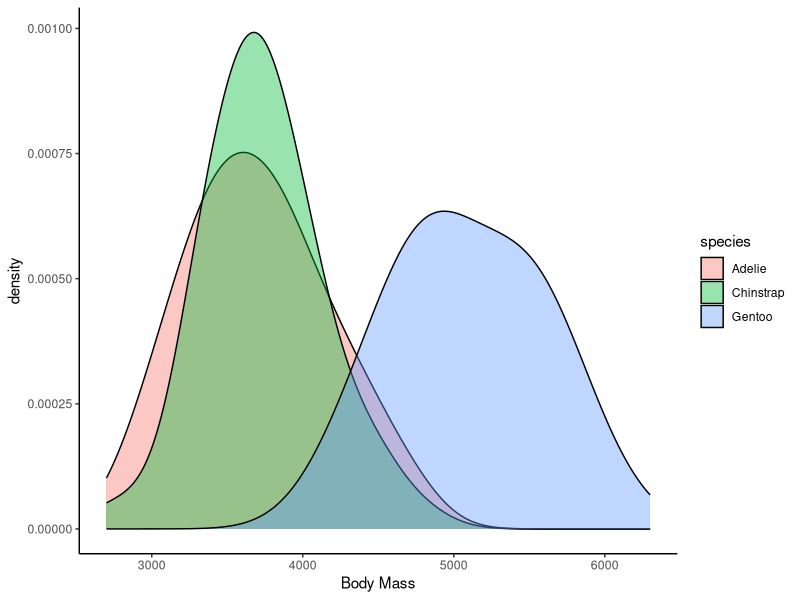
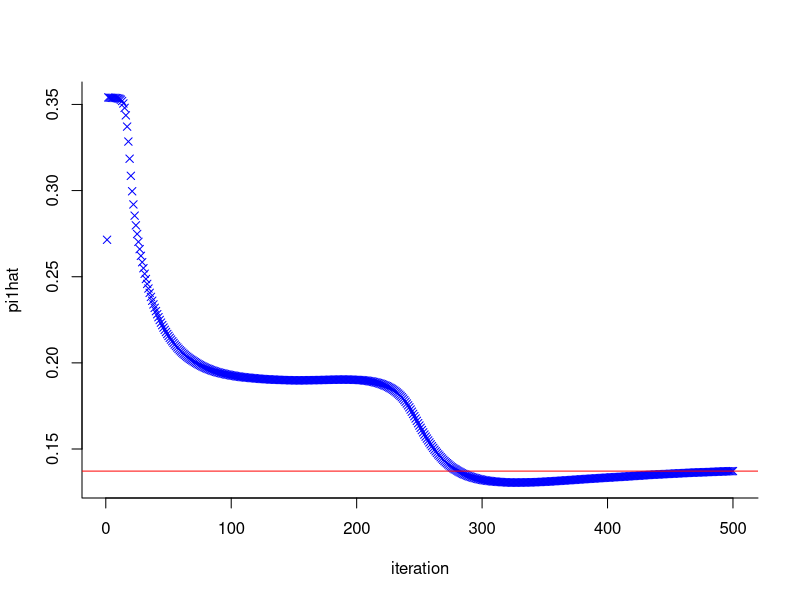
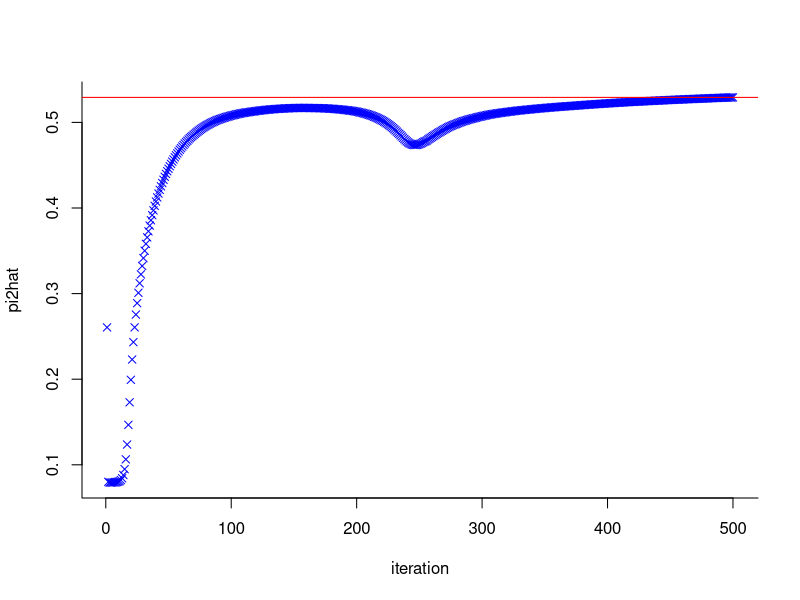
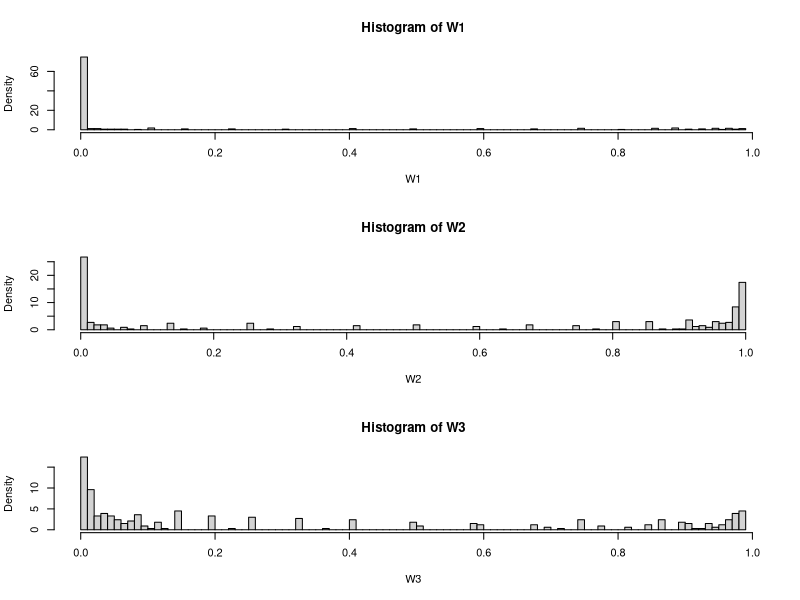

These charts were generated, in order, by the following R code:
## ---- chunk 1
knitr::opts_chunk$set(warning = FALSE, tidy.opts = list(width.cutoff = 55), tidy = TRUE)
## ---- chunk 2
pkgs = rownames(installed.packages())
if(!"palmerpenguins" %in% pkgs) install.packages("palmerpenguins")
if(!"dplyr" %in% pkgs) install.packages("dplyr")
library(palmerpenguins)
library(dplyr)
library(ggplot2)
## ---- chunk 3
is(penguins)
penguins_df = as.data.frame(penguins)
## ---- chunk 4
# Compute the (joint) frequency distribution
n = nrow(penguins_df)
count_df = count(penguins_df, species, island)
count_df$pmf = count_df$n/n
count_df
# How many penguin species
unique(penguins_df$species)
## ---- chunk 5
x = penguins_df[penguins_df$species == 'Chinstrap', ]$bill_length_mm
y = penguins_df[penguins_df$species == 'Gentoo', ]$bill_length_mm
hp_test = t.test(x = x, y = y, alternative = 'less', var.equal = FALSE)
hp_test$p.value
## ---- chunk 6
# check if missing data
is_na_df = sapply(penguins_df[, c('species', 'sex', 'body_mass_g')], is.na)
sum(is_na_df)
# remove missing data
penguins_df1 = penguins_df[rowSums(is_na_df) == 0, ]
## ---- chunk 7
ggplot(data=penguins_df1, aes(x=body_mass_g, group=species, fill=species)) +
geom_density(adjust=1.5, alpha=.4) + theme_classic() + labs(x = 'Body Mass')
## ---- chunk 8
penguins_df1$body_mass_kg = penguins_df1$body_mass_g / 1000
neg_logl = function(theta, pi1, pi2, w1, w2, x){
  mu1 = theta[1]
  sigma1 = theta[2]
  mu2 = theta[3]
  sigma2 = theta[4]
  mu3 = theta[5]
  sigma3 = theta[6]
  result = - sum(w1 * log(pi1 * dnorm(x, mu1, sigma1)) + w2 * log(pi2 * dnorm(x, mu2, sigma2)) + (1-w1-w2) * log((1-pi1-pi2) * dnorm(x, mu3, sigma3)))
  return(result)
}
## ---- chunk 9
set.seed(4013115)
EM_func = function(x, n.iter) {
  # 1. preallocate objects
  n = length(x)
  pi1hat = rep(NA, n.iter)
  pi2hat = rep(NA, n.iter)
  p1hat = matrix(NA, n.iter, n)
  p2hat = matrix(NA, n.iter, n)
  thetahat = matrix(NA, n.iter, 6)
  # 2: initialize the algorithm
  pi1hat[1] = runif(n = 1, min = 0.1, max = 0.3)
  pi2hat[1] = runif(n = 1, min = 0.1, max = 0.3)
  p1hat[1, ] = runif(n, 0.1, 2*pi1hat[1]-0.1)
  p2hat[1, ] = runif(n, 0.1, 2*pi2hat[1]-0.1)
  # 3. first M step:
  thetahat[1, ] = optim(c(1, 1, 1, 1, 1, 1), function(theta) neg_logl(
          theta, pi1hat[1], pi2hat[1], p1hat[1,], p2hat[1,], x))$par
  # 4. run the EM:
  for (t in 2:n.iter) {
    # E step: update individual probability memberships
    p.temp = cbind(
            pi1hat[t-1] * dnorm(x, thetahat[t-1, 1], thetahat[t-1, 2]),
            pi2hat[t-1] * dnorm(x, thetahat[t-1, 3], thetahat[t-1, 4]),
            (1-pi1hat[t-1]-pi2hat[t-1]) * dnorm(x, thetahat[t-1, 5], thetahat[t-1, 6])
    )
    p1hat[t, ] = p.temp[ , 1]/rowSums(p.temp)
    p2hat[t, ] = p.temp[ , 2]/rowSums(p.temp)
    # M step: update parameter estimates
    pi1hat[t] = mean(p1hat[t, ])
    pi2hat[t] = mean(p2hat[t, ])
    thetahat[t, ] = optim(thetahat[t-1, ], function(theta) neg_logl(
            theta, pi1hat[t], pi2hat[t], p1hat[t,], p2hat[t,], x))$par
  }
  # 5: compute the loglikelihood at the end of the algorithm
  loglikFinal = - neg_logl(theta = thetahat[n.iter, ], pi1 = pi1hat[n.iter],
                           pi2 = pi2hat[n.iter], w1 = p1hat[n.iter, ], w2 = p2hat[n.iter, ], x)
  # 6: define the exports
  out = list('thetahat' = thetahat,
             'pi1hat' = pi1hat,
             'pi2hat' = pi2hat,
             'p1hat' = p1hat,
             'p2hat' = p2hat,
             'logl' = loglikFinal)
  return(out)
}
rep_matrix = replicate(3, EM_func(penguins_df1$body_mass_kg, 500))
rep_matrix
## ---- chunk 10
pi1hat = rep_matrix[2, 2]$pi1hat
par(bty = 'l')
plot(x = 1:500, y = pi1hat, ylab = 'pi1hat', xlab = 'iteration', pch = 4, col = 'blue')
abline(h = pi1hat[500], col = 'red')
pi2hat = rep_matrix[3, 2]$pi2hat
par(bty = 'l')
plot(x = 1:500, y = pi2hat, ylab = 'pi2hat', xlab = 'iteration', pch = 4, col = 'blue')
abline(h = pi2hat[500], col = 'red')
## ---- chunk 11
pi1_result = pi1hat[500]
pi2_result = pi2hat[500]
pi3_result = 1 - pi1_result - pi2_result
mu1_result = rep_matrix[1, 2]$thetahat[500, 1]
sigma1_result = rep_matrix[1, 2]$thetahat[500, 2]
mu2_result = rep_matrix[1, 2]$thetahat[500, 3]
sigma2_result = rep_matrix[1, 2]$thetahat[500, 4]
mu3_result = rep_matrix[1, 2]$thetahat[500, 5]
sigma3_result = rep_matrix[1, 2]$thetahat[500, 6]
list(pi1 = pi1_result, pi2 = pi2_result, pi3 = pi3_result, mu1 = mu1_result, mu2 = mu2_result, mu3 = mu3_result, sigma1 = sigma1_result, sigma2 = sigma2_result, sigma3 = sigma3_result)
## ---- chunk 12
mean_mass_df = aggregate(penguins_df1[, 'body_mass_kg', drop = FALSE], by = list(species=penguins_df1$species), FUN = mean)
mean_mass_df
## ---- chunk 13
x = penguins_df1$body_mass_kg
W_denomi = dnorm(x, mu1_result, sigma1_result)*pi1_result + dnorm(x, mu2_result, sigma2_result)*pi2_result + dnorm(x, mu3_result, sigma3_result)*pi3_result
W1 = dnorm(x, mu1_result, sigma1_result)*pi1_result/W_denomi
W2 = dnorm(x, mu2_result, sigma2_result)*pi2_result/W_denomi
W3 = dnorm(x, mu3_result, sigma3_result)*pi3_result/W_denomi
par(mfrow = c(3, 1))
hist(W1, breaks = 100, probability = TRUE)
hist(W2, breaks = 100, probability = TRUE)
hist(W3, breaks = 100, probability = TRUE)
## ---- chunk 14
W = as.data.frame(cbind(W1, W2, W3))
predictedComponent = apply(W, 1, which.max)
head(predictedComponent, 10)
## ---- chunk 15
penguins_df1$predictedComponent = predictedComponent
count_df1 = count(penguins_df1, sex, predictedComponent)
count_df1$pmf = count_df1$n/n
count_df1
count_df2 = count(penguins_df1, species, predictedComponent)
count_df2$pmf = count_df2$n/n
count_df2
## ---- chunk 16
p_1 = sum(count_df1[count_df1$predictedComponent == 1, 'pmf'])
p_male_1 = count_df1[count_df1$sex == 'male' & count_df1$predictedComponent == 1, 'pmf']/p_1
p_2 = sum(count_df1[count_df1$predictedComponent == 2, 'pmf'])
p_male_2 = count_df1[count_df1$sex == 'male' & count_df1$predictedComponent == 2, 'pmf']/p_2
p_3 = sum(count_df1[count_df1$predictedComponent == 3, 'pmf'])
p_male_3 = count_df1[count_df1$sex == 'male' & count_df1$predictedComponent == 3, 'pmf']/p_3
list(p_male_1 = p_male_1, p_female_1 = 1 - p_male_1, p_male_2 = p_male_2, p_female_2 = 1 - p_male_2, p_male_3 = p_male_3, p_female_3 = 1 - p_male_3)
## ---- chunk 17
p_A_1 = count_df2[count_df2$species == "Adelie" & count_df2$predictedComponent == 1, 'pmf']/p_1
p_C_1 = count_df2[count_df2$species == "Chinstrap" & count_df2$predictedComponent == 1, 'pmf']/p_1
p_G_1 = count_df2[count_df2$species == "Gentoo" & count_df2$predictedComponent == 1, 'pmf']/p_1
p_A_2 = count_df2[count_df2$species == "Adelie" & count_df2$predictedComponent == 2, 'pmf']/p_2
p_C_2 = count_df2[count_df2$species == "Chinstrap" & count_df2$predictedComponent == 2, 'pmf']/p_2
p_G_2 = count_df2[count_df2$species == "Gentoo" & count_df2$predictedComponent == 2, 'pmf']/p_2
p_A_3 = count_df2[count_df2$species == "Adelie" & count_df2$predictedComponent == 3, 'pmf']/p_3
p_C_3 = count_df2[count_df2$species == "Chinstrap" & count_df2$predictedComponent == 3, 'pmf']/p_3
p_G_3 = count_df2[count_df2$species == "Gentoo" & count_df2$predictedComponent == 3, 'pmf']/p_3
list(p_A_1 = p_A_1, p_C_1 = p_C_1, p_G_1 = p_G_1, p_A_2 = p_A_2, p_C_2 = p_C_2, p_G_2 = p_G_2, p_A_3 = p_A_3, p_C_3 = p_C_3, p_G_3 = p_G_3)
